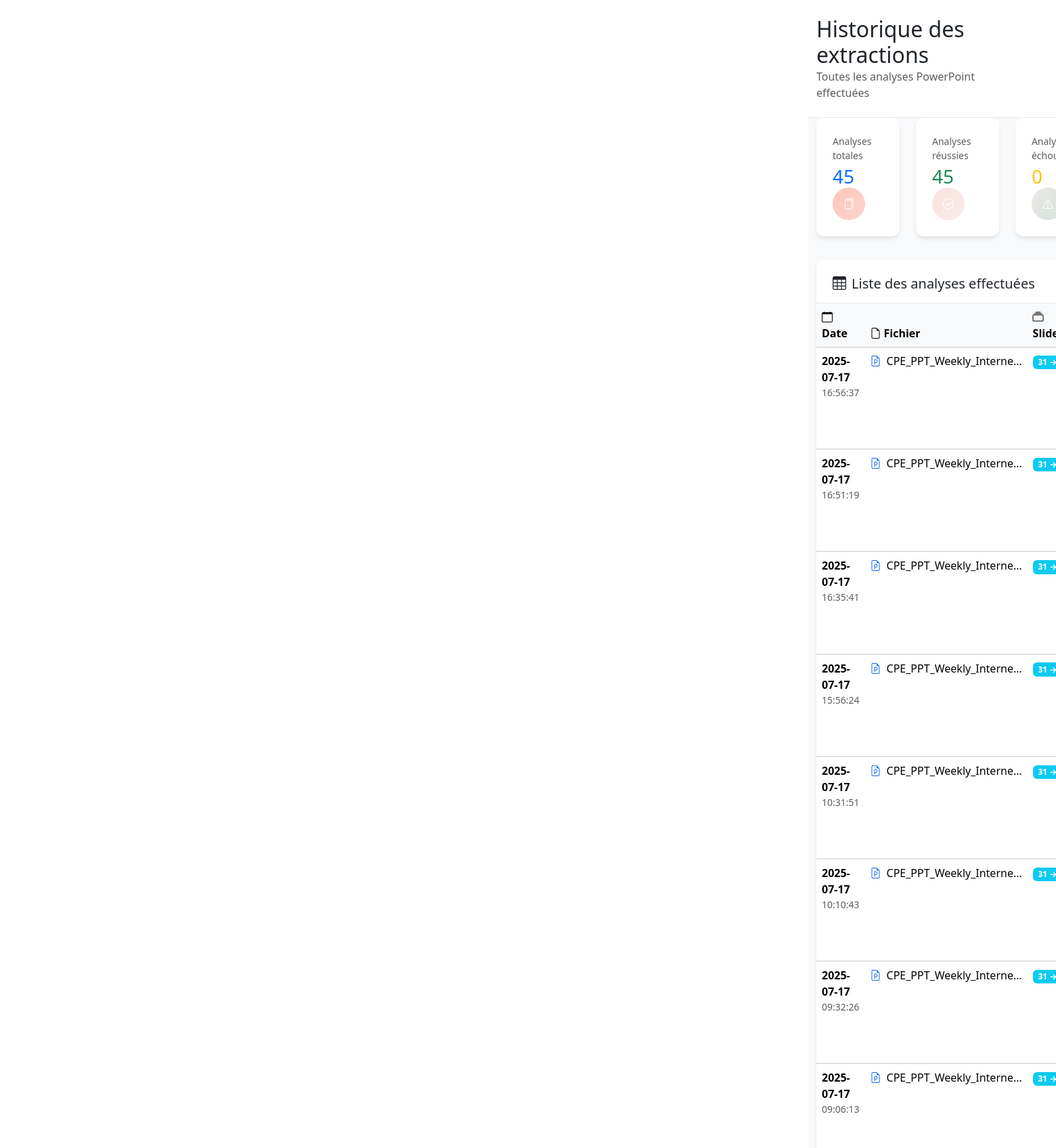
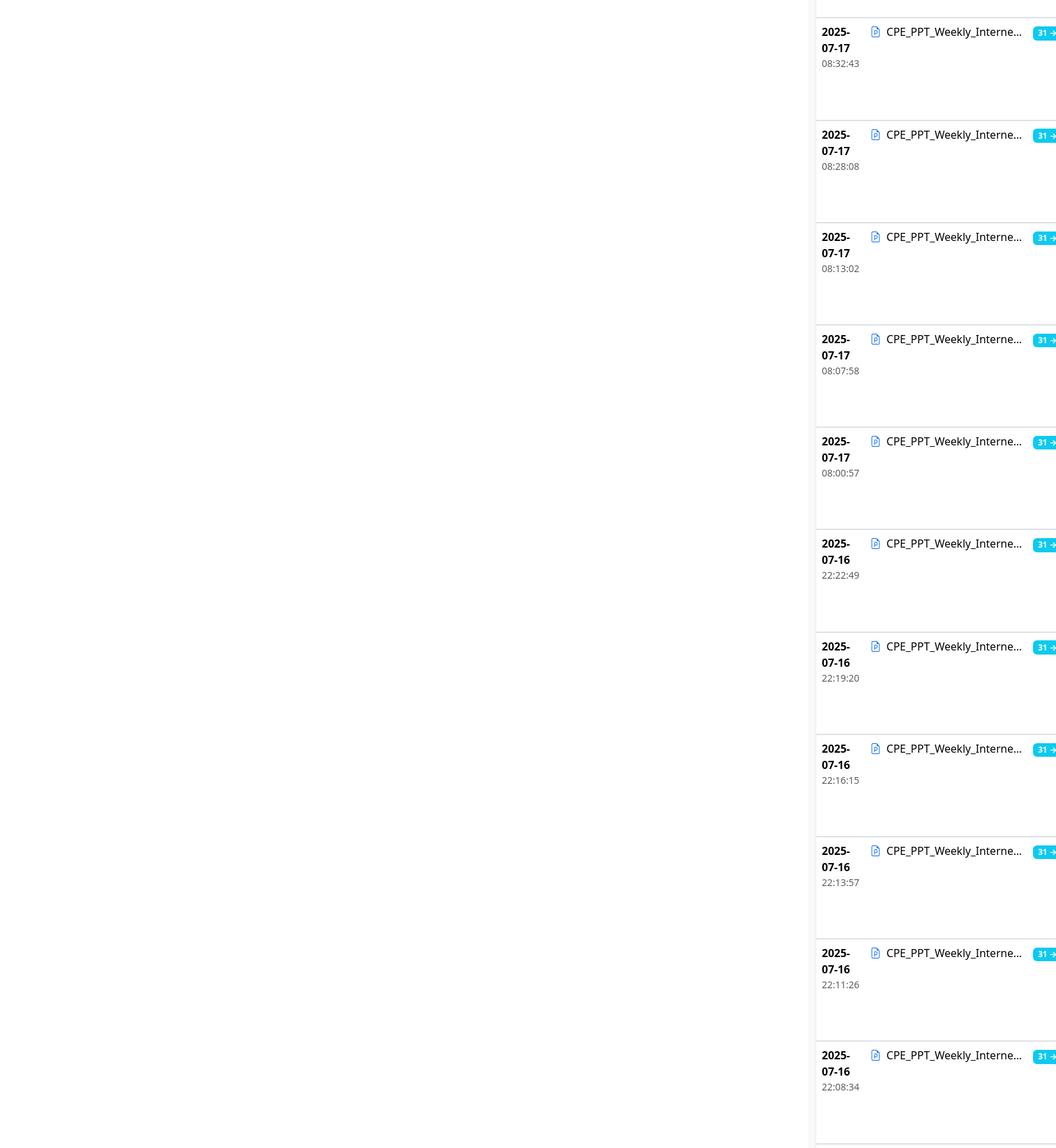
The app's page /history (upper part) with its own data (2 pictures, top to bottom).
### tables this page shows
CREATE TABLE extractions (
                id INTEGER PRIMARY KEY AUTOINCREMENT,
                timestamp TEXT NOT NULL,
                filename TEXT NOT NULL,
                slide_start INTEGER NOT NULL,
                slide_end INTEGER NOT NULL,
                kpi TEXT NOT NULL,
                table_data TEXT NOT NULL,
                file_info TEXT,
                extraction_status TEXT DEFAULT 'success'
            );

### handlers/routes.py (the view)
@routes.route('/history')
def history():
    try:
        history_data = get_history(limit=100)
        stats = get_statistics()
        return render_template('history.html', history=history_data, stats=stats, active_page='history')
    except Exception as e:
        flash(f'Erreur lors du chargement de l\'historique : {str(e)}', 'error')
        return redirect('/')

### templates/history.html (shortened to what this page needs)
{% extends 'base.html' %}
{% block content %}
<link href="https://unpkg.com/@webpixels/css@1.1.5/dist/index.css" rel="stylesheet">
<div class="d-flex flex-column flex-lg-row h-lg-full">
    {% include 'partials/navigation.html' %}
    <div class="h-screen flex-grow-1 overflow-y-lg-auto dashboard-main">
        <header class="dashboard-header">
            <div class="container-fluid">
                <div class="row align-items-center">
                    <div class="col-sm-6 col-12">
                        <h1 class="h2 mb-0 ls-tight">Historique des extractions</h1>
                        <p class="text-muted mb-0">Toutes les analyses PowerPoint effectuées</p>
                    </div>
                    <div class="col-sm-6 col-12 text-sm-end">
                    </div>
                </div>
            </div>
        </header>
        <main class="py-6">
            <div class="container-fluid">
                {% if stats %}
                <div class="row g-4 mb-6">
                    <div class="col-xl-3 col-md-6">
                        <div class="card stats-card">
                            <div class="card-body p-4">
                                <div class="row align-items-center">
                                    <div class="col">
                                        <div class="text-muted small mb-1">Analyses totales</div>
                                        <div class="h3 mb-0 text-primary">{{ stats.total_extractions }}</div>
                                    </div>
                                    <div class="col-auto">
                                        <div class="rounded-circle d-flex align-items-center justify-content-center" style="width: 48px; height: 48px; background: linear-gradient(135deg, #fec5bb 0%, #fcd5ce 100%);">
                                            <i class="bi bi-files text-white"></i>
                                        </div>
                                    </div>
                                </div>
                            </div>
                        </div>
                    </div>
                    <div class="col-xl-3 col-md-6">
                        <div class="card stats-card">
                            <div class="card-body p-4">
                                <div class="row align-items-center">
                                    <div class="col">
                                        <div class="text-muted small mb-1">Analyses réussies</div>
                                        <div class="h3 mb-0 text-success">{{ stats.successful_extractions }}</div>
                                    </div>
                                    <div class="col-auto">
                                        <div class="rounded-circle d-flex align-items-center justify-content-center" style="width: 48px; height: 48px; background: linear-gradient(135deg, #fae1dd 0%, #f8edeb 100%);">
                                            <i class="bi bi-check-circle text-white"></i>
                                        </div>
                                    </div>
                                </div>
                            </div>
                        </div>
                    </div>
                    <div class="col-xl-3 col-md-6">
                        <div class="card stats-card">
                            <div class="card-body p-4">
                                <div class="row align-items-center">
                                    <div class="col">
                                        <div class="text-muted small mb-1">Analyses échouées</div>
                                        <div class="h3 mb-0 text-warning">{{ stats.failed_extractions }}</div>
                                    </div>
                                    <div class="col-auto">
                                        <div class="rounded-circle d-flex align-items-center justify-content-center" style="width: 48px; height: 48px; background: linear-gradient(135deg, #e8e8e4 0%, #d8e2dc 100%);">
                                            <i class="bi bi-exclamation-triangle text-white"></i>
                                        </div>
                                    </div>
                                </div>
                            </div>
                        </div>
                    </div>
                </div>
                {% endif %}
                {% if history %}
                <div class="card module-card">
                    <div class="card-header">
                        <h5 class="mb-0">
                            <i class="bi bi-table me-2"></i>Liste des analyses effectuées
                        </h5>
                    </div>
                    <div class="card-body p-0">
                        <div class="table-responsive">
                            <table class="table table-hover mb-0">
                                <thead class="table-light">
                                    <tr>
                                        <th scope="col">
                                            <i class="bi bi-calendar me-1"></i>Date
                                        </th>
                                        <th scope="col">
                                            <i class="bi bi-file-earmark me-1"></i>Fichier
                                        </th>
                                        <th scope="col">
                                            <i class="bi bi-collection me-1"></i>Slides
                                        </th>
                                    </tr>
                                </thead>
                                <tbody>
                                    {% for item in history %}
                                    <tr>
                                        <td>
                                            <div class="d-flex flex-column">
                                                <span class="fw-bold">{{ item['timestamp'].split(' ')[0] }}</span>
                                                <small class="text-muted">{{ item['timestamp'].split(' ')[1] }}</small>
                                            </div>
                                        </td>
                                        <td>
                                            <div class="d-flex align-items-center">
                                                <i class="bi bi-file-earmark-ppt text-primary me-2"></i>
                                                <span class="text-truncate" style="max-width: 200px;" title="{{ item['filename'] }}">
                                                    {{ item['filename'] }}
                                                </span>
                                            </div>
                                        </td>
                                        <td>
                                            <span class="badge bg-info">
                                                {{ item['slide_start'] }} → {{ item['slide_end'] }}
                                            </span>
                                        </td>
                                    </tr>
                                    <tr>
                                        <td colspan="5" class="p-0">
                                        </td>
                                    </tr>
                                    {% endfor %}
                                </tbody>
                            </table>
                        </div>
                    </div>
                </div>
                {% endif %}
            </div>
        </main>
    </div>
</div>
{% endblock %}

### templates/base.html (shortened to what this page needs)
<!doctype html>
<html lang="fr">
  <head>
    <link href="https://cdn.jsdelivr.net/npm/bootstrap@5.3.3/dist/css/bootstrap.min.css" rel="stylesheet">
    <link href="https://cdn.jsdelivr.net/npm/bootstrap-icons@1.11.0/font/bootstrap-icons.css" rel="stylesheet">
  </head>
  <body class="bg-light">
    {% block content %}{% endblock %}
  </body>
</html>

### templates/partials/navigation.html (shortened to what this page needs)
<nav class="navbar show navbar-vertical h-lg-screen navbar-expand-lg px-0 py-3 navbar-light bg-white border-bottom border-bottom-lg-0 border-end-lg" id="navbarVertical">
</nav>

### templates/base.html (style rules this page uses)
.card { border: none; box-shadow: 0 0.125rem 0.25rem rgba(0, 0, 0, 0.075); border-radius: 0.5rem; }
.table { border-radius: 0.5rem; overflow: hidden; }

### templates/history.html (style rules this page uses)
.dashboard-main { background-color: #f8f9fb; min-height: 100vh; }
.module-card { background: white; border-radius: 12px; box-shadow: 0 4px 6px -1px rgba(0, 0, 0, 0.1); border: 0; margin-bottom: 2rem; }
.module-card .card-header { background: transparent; border-bottom: 1px solid #e5e7eb; padding: 1.5rem 1.5rem 1rem; }
.module-card .card-body { padding: 1.5rem; }
.dashboard-header { background: white; border-bottom: 1px solid #e5e7eb; padding: 1.5rem 0; }
.stats-card { background: white; border-radius: 12px; box-shadow: 0 4px 6px -1px rgba(0, 0, 0, 0.1); transition: transform 0.2s, box-shadow 0.2s; border: 0; }

### records on screen
extractions: timestamp "2025-07-17", timestamp "16:56:37", filename "CPE_PPT_Weekly_Intern…", slide_start "31"
extractions: timestamp "2025-07-17", timestamp "16:51:19", filename "CPE_PPT_Weekly_Intern…", slide_start "31"
extractions: timestamp "2025-07-17", timestamp "16:35:41", filename "CPE_PPT_Weekly_Intern…", slide_start "31"
extractions: timestamp "2025-07-17", timestamp "15:56:24", filename "CPE_PPT_Weekly_Intern…", slide_start "31"
extractions: timestamp "2025-07-17", timestamp "10:31:51", filename "CPE_PPT_Weekly_Intern…", slide_start "31"
extractions: timestamp "2025-07-17", timestamp "10:10:43", filename "CPE_PPT_Weekly_Intern…", slide_start "31"
extractions: timestamp "2025-07-17", timestamp "09:32:26", filename "CPE_PPT_Weekly_Intern…", slide_start "31"
extractions: timestamp "2025-07-17", timestamp "09:06:13", filename "CPE_PPT_Weekly_Intern…", slide_start "31"
extractions: timestamp "2025-07-17", timestamp "08:32:43", filename "CPE_PPT_Weekly_Intern…", slide_start "31"
extractions: timestamp "2025-07-17", timestamp "08:28:08", filename "CPE_PPT_Weekly_Intern…", slide_start "31"
extractions: timestamp "2025-07-17", timestamp "08:13:02", filename "CPE_PPT_Weekly_Intern…", slide_start "31"
extractions: timestamp "2025-07-17", timestamp "08:07:58", filename "CPE_PPT_Weekly_Intern…", slide_start "31"
extractions: timestamp "2025-07-17", timestamp "08:00:57", filename "CPE_PPT_Weekly_Intern…", slide_start "31"
extractions: timestamp "2025-07-16", timestamp "22:22:49", filename "CPE_PPT_Weekly_Intern…", slide_start "31"
extractions: timestamp "2025-07-16", timestamp "22:19:20", filename "CPE_PPT_Weekly_Intern…", slide_start "31"
extractions: timestamp "2025-07-16", timestamp "22:16:15", filename "CPE_PPT_Weekly_Intern…", slide_start "31"
extractions: timestamp "2025-07-16", timestamp "22:13:57", filename "CPE_PPT_Weekly_Intern…", slide_start "31"
extractions: timestamp "2025-07-16", timestamp "22:11:26", filename "CPE_PPT_Weekly_Intern…", slide_start "31"
extractions: timestamp "2025-07-16", timestamp "22:08:34", filename "CPE_PPT_Weekly_Intern…", slide_start "31"

### other values on screen
{{ stats.total_extractions }} "45"
{{ stats.successful_extractions }} "45"
{{ stats.failed_extractions }} "0"
